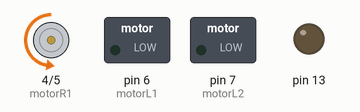
Simulated run of this sketch. Board: Arduino Uno, built with avr-gcc and run on an emulated ATmega328P. Shown: motor-driver pin pairs drawn as motors (green arrow = first pin HIGH = forward, orange = second pin HIGH = backward, longer = more drive), switched loads named in the sketch (green lamp = pin HIGH), output pins drawn as LEDs (lit = HIGH).

Above: at 1.0 s.
At 7.3 s:
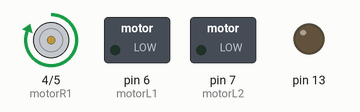
At 10.31 s:
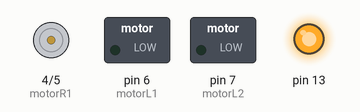
At 13.9 s:
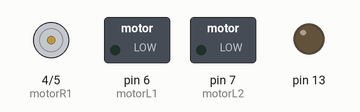
Timing chart, 0 to 20.2 s (numbered marks = the images above):
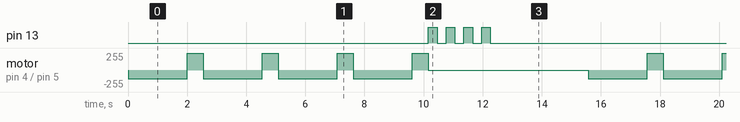

The sketch:

MoveSquare.ino
```cpp
/*
 * Andrew Laurin, Nick Oglive, Zechariah Rosal
 * EE151-05
 * Week 5
 * Arduino Project #3: Loopy Squares
 */

 int motorR1 = 4;
 int motorR2 = 5;
 int motorL1 = 6;
 int motorL2 = 7;

 void setup () {
  pinMode(motorR1, OUTPUT);
  pinMode(motorR2, OUTPUT);
  pinMode(motorL1, OUTPUT);
  pinMode(motorL2, OUTPUT);
//Set digital pin 13 as an input
  pinMode(13, OUTPUT);

 }

void loop() {
   //Trace out a square path
  TracelSide();
  PivotRight();
  TracelSide();
  PivotRight();
  TracelSide();
  PivotRight();
  TracelSide();
  PivotRight();

  //All motors stop
  digitalWrite(motorR1, LOW);
  digitalWrite(motorR2, LOW);
  digitalWrite(motorL1, LOW);
  digitalWrite(motorL2, LOW);

  FlashLED();
  FlashLED();
  FlashLED();
  FlashLED();

  delay(3000);
}

 void TracelSide() {
  //Move forward at medium speed
  digitalWrite (motorR1, LOW);
  analogWrite (motorR2, 128);
  digitalWrite (motorL1, LOW);
  analogWrite (motorL2, 120);
  delay(2000);

 }

void PivotRight() {
  //Pivot right 90 degrees
  analogWrite (motorR1, 128);
  digitalWrite (motorR2, LOW);
  digitalWrite (motorL1, LOW);
  analogWrite (motorL2, 120);
  delay (540);  //takes about 0.53 seconds to make a 90 degree turn
}

void FlashLED() {
  digitalWrite(13,HIGH);
  delay(300);        //0.1 second flash intervals
  digitalWrite(13, LOW);
  delay(300);
}
```

Measured:
- by itself, pin 13: repeats every 15.6 s: 3 × (LOW 0.30 s, HIGH 0.30 s), LOW 13.5 s, HIGH 0.30 s
- by itself, motor on pin 4 (motorR1) / pin 5 (motorR2): repeats every 15.6 s: 3 × (forward 255/255 0.54 s, backward 128/255 2.0 s), forward 255/255 0.54 s, stopped 5.4 s, backward 128/255 2.0 s
